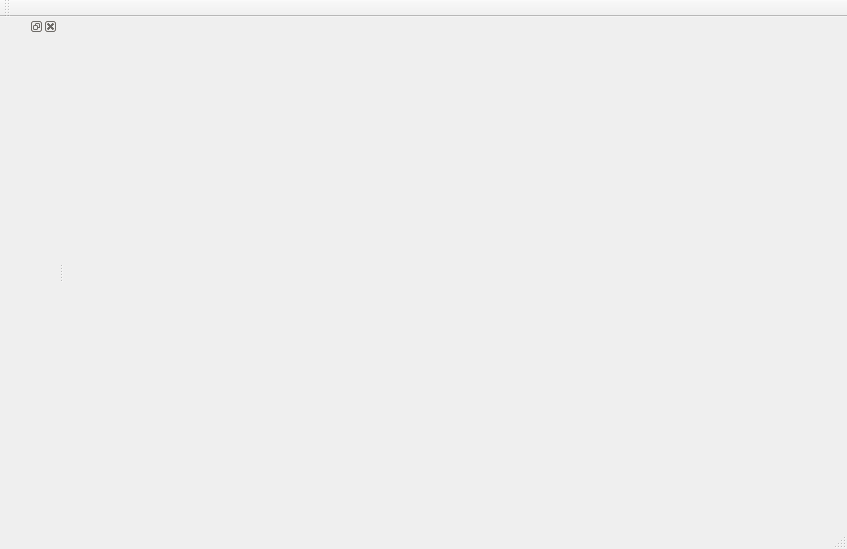
<?xml version="1.0" encoding="UTF-8"?>
<ui version="4.0">
 <class>LightModelClass</class>
 <widget class="QMainWindow" name="LightModelClass">
  <property name="geometry">
   <rect>
    <x>0</x>
    <y>0</y>
    <width>847</width>
    <height>549</height>
   </rect>
  </property>
  <property name="windowTitle">
   <string>LightModel</string>
  </property>
  <widget class="QWidget" name="centralWidget">
   <widget class="renderWidget" name="widget" native="true">
    <property name="geometry">
     <rect>
      <x>0</x>
      <y>0</y>
      <width>471</width>
      <height>381</height>
     </rect>
    </property>
   </widget>
  </widget>
  <widget class="QMenuBar" name="menuBar">
   <property name="geometry">
    <rect>
     <x>0</x>
     <y>0</y>
     <width>847</width>
     <height>23</height>
    </rect>
   </property>
  </widget>
  <widget class="QToolBar" name="mainToolBar">
   <attribute name="toolBarArea">
    <enum>TopToolBarArea</enum>
   </attribute>
   <attribute name="toolBarBreak">
    <bool>false</bool>
   </attribute>
  </widget>
  <widget class="QStatusBar" name="statusBar"/>
  <widget class="QDockWidget" name="dockWidget">
   <attribute name="dockWidgetArea">
    <number>1</number>
   </attribute>
   <widget class="VolumeRgb" name="dockWidgetContents"/>
  </widget>
 </widget>
 <layoutdefault spacing="6" margin="11"/>
 <customwidgets>
  <customwidget>
   <class>renderWidget</class>
   <extends>QWidget</extends>
   <header>renderwidget.h</header>
   <container>1</container>
  </customwidget>
  <customwidget>
   <class>VolumeRgb</class>
   <extends>QWidget</extends>
   <header>volumergb.h</header>
   <container>1</container>
  </customwidget>
 </customwidgets>
 <resources>
  <include location="lightmodel.qrc"/>
 </resources>
 <connections/>
</ui>
